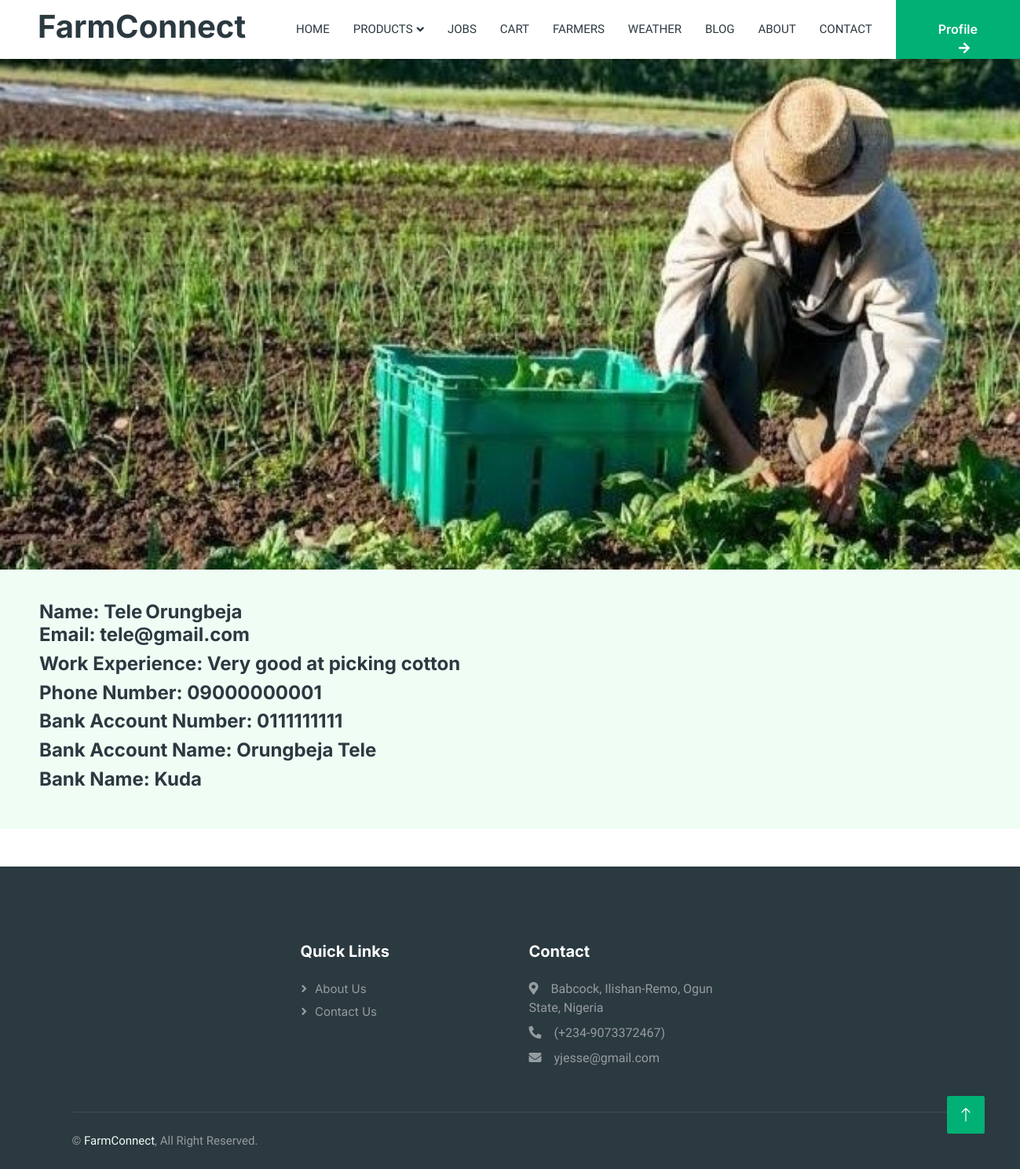
/ViewWorkerProfile.php?workerId=1 (signed in), run on the app's committed database.
### tables this page shows
CREATE TABLE `workers` (
  `workerId` int(11) NOT NULL,
  `firstName` varchar(50) NOT NULL,
  `lastName` varchar(50) NOT NULL,
  `workExperience` varchar(250) NOT NULL,
  `phoneNumber` varchar(15) NOT NULL,
  `registrationDate` date NOT NULL,
  `accountNumber` varchar(20) NOT NULL,
  `accountName` varchar(100) NOT NULL,
  `bankName` varchar(100) NOT NULL,
  `DOB` date NOT NULL,
  `email` varchar(100) NOT NULL,
  `password` varchar(255) NOT NULL,
  `role` varchar(50) NOT NULL
);

### ViewWorkerProfile.php (the view, shortened to what this page needs)
<?php
include 'connect.php';
$workerId = $_GET['workerId'];
?>
<!DOCTYPE html>
<html lang="en">
<head>
    <link href="https://cdnjs.cloudflare.com/ajax/libs/font-awesome/5.10.0/css/all.min.css" rel="stylesheet">
    <link href="https://cdn.jsdelivr.net/npm/bootstrap-icons@1.4.1/font/bootstrap-icons.css" rel="stylesheet">
    <link href="lib/animate/animate.min.css" rel="stylesheet">
    <link href="lib/owlcarousel/assets/owl.carousel.min.css" rel="stylesheet">
    <link href="css/bootstrap.min.css" rel="stylesheet">
    <link href="css/style.css" rel="stylesheet">
</head>
<body>
    <div class="container-xxl bg-white p-0">
        <nav class="navbar navbar-expand-lg bg-white navbar-light shadow sticky-top p-0">
                <a href="Homepage.php" class="navbar-brand d-flex align-items-center text-center py-0 px-4 px-lg-5">
                    <h1>FarmConnect</h1>
                </a>
                <div class="collapse navbar-collapse" id="navbarCollapse">
                    <div class="navbar-nav ms-auto p-4 p-lg-0">
                        <a href="Homepage.php" class="nav-item nav-link">Home</a>
                        <div class="nav-item dropdown">
                            <a href="#" class="nav-link dropdown-toggle" data-bs-toggle="dropdown">Products</a>
                        </div>
                        <a href="job-list.php" class="nav-item nav-link">Jobs</a>
                        <a href="Cart.php" class="nav-item nav-link">Cart</a>
                        <a href="Farmers.php" class="nav-item nav-link">Farmers</a>
                        <a href="Weather.php" class="nav-item nav-link">Weather</a>
                        <a href="Blog.php" class="nav-item nav-link">Blog</a>
                        <a href="About.php" class="nav-item nav-link">About</a>
                        <a href="Contact.php" class="nav-item nav-link">Contact</a>
                    </div>
                    <a href="Profile.php" class="btn btn-primary rounded-0 py-4 px-lg-5 d-lg-block">Profile<i class="fa fa-arrow-right ms-3"></i></a>
                </div>
            </nav>
            <?php
                $getWorkerDetails = "SELECT * FROM workers WHERE workerId = $workerId";
                $getWorkerDetailsResult = mysqli_query($conn, $getWorkerDetails);
                if($getWorkerDetailsResult){
                    while($row = mysqli_fetch_assoc($getWorkerDetailsResult)){
                        $firstName = htmlspecialchars($row['firstName']);
                        $lastName = htmlspecialchars($row['lastName']);
                        $email = htmlspecialchars($row['email']);
                        $phoneNumber = htmlspecialchars($row['phoneNumber']);
                        $workExperience = htmlspecialchars($row['workExperience']);
                        $accountNumber = htmlspecialchars($row['accountNumber']);
                        $accountName = htmlspecialchars($row['accountName']);
                        $bankName = htmlspecialchars($row['bankName']);
                        echo '<div>
                                <img src="img/farmer.jpeg" alt="" style="width: 100%; height: 650px"">
                                <div style="padding-left: 50px; padding-top: 40px; padding-bottom: 40px; background-color: #EFFDF5;">
                                    <h4 style="display: inline;">Name: '.$firstName.'</h4>
                                    <h4 style="display: inline;">'.$lastName.'</h4>
                                    <h4>Email: '.$email.'</h4>
                                    <h4>Work Experience: '.$workExperience.'</h4>
                                    <h4>Phone Number: '.$phoneNumber.'</h4>
                                    <h4>Bank Account Number: '.$accountNumber.'</h4>
                                    <h4>Bank Account Name: '.$accountName.'</h4>
                                    <h4>Bank Name: '.$bankName.'</h4>
                                </div>
                            </div>';
                    }
                }
            ?>
        <div class="container-fluid bg-dark text-white-50 footer pt-5 mt-5 wow fadeIn" data-wow-delay="0.1s">
            <div class="container py-5">
                <div class="row g-5" style="display: flex; align-items: start; justify-content: center;">
                    <div class="col-lg-3 col-md-6">
                        <h5 class="text-white mb-4">Quick Links</h5>
                        <a class="btn btn-link text-white-50" href="About.php">About Us</a>
                        <a class="btn btn-link text-white-50" href="Contact.php">Contact Us</a>
                    </div>
                    <div class="col-lg-3 col-md-6">
                        <h5 class="text-white mb-4">Contact</h5>
                        <p class="mb-2"><i class="fa fa-map-marker-alt me-3"></i>Babcock, Ilishan-Remo, Ogun State, Nigeria</p>
                        <p class="mb-2"><i class="fa fa-phone-alt me-3"></i>(+234-9073372467)</p>
                        <p class="mb-2"><i class="fa fa-envelope me-3"></i>yjesse@gmail.com</p>
                    </div>
                </div>
            </div>
            <div class="container">
                <div class="copyright">
                    <div class="row">
                        <div class="col-md-6 text-center text-md-start mb-3 mb-md-0">
                            &copy; <a href="#">FarmConnect</a>, All Right Reserved.
                        </div>
                    </div>
                </div>
            </div>
        </div>
        <a href="#" class="btn btn-lg btn-primary btn-lg-square back-to-top"><i class="bi bi-arrow-up"></i></a>
    </div>
</body>
</html>

### css/style.css (style rules this page uses)
:root { --primary: #00B074; --secondary: #2B9BFF; --light: #EFFDF5; --dark: #2B3940; }
.back-to-top { position: fixed; display: none; right: 45px; bottom: 45px; z-index: 99; }
.btn { font-family: 'Inter', sans-serif; font-weight: 600; transition: .5s; }
.btn.btn-primary, .btn.btn-secondary { color: #FFFFFF; }
.btn-lg-square { width: 48px; height: 48px; }
.btn-square, .btn-sm-square, .btn-lg-square { padding: 0; display: flex; align-items: center; justify-content: center; font-weight: normal; border-radius: 2px; }
.navbar .dropdown-toggle::after { border: none; content: "\f107"; font-family: "Font Awesome 5 Free"; font-weight: 900; vertical-align: middle; margin-left: 5px; transition: .5s; }
.navbar-dark .navbar-nav .nav-link, .navbar-light .navbar-nav .nav-link { margin-right: 30px; padding: 25px 0; color: #FFFFFF; font-size: 15px; text-transform: uppercase; outline: none; }
.navbar-light .navbar-brand, .navbar-light a.btn { height: 75px; }
.navbar-light .navbar-nav .nav-link { color: var(--dark); font-weight: 500; }
.navbar-light.sticky-top { top: -100px; transition: .5s; }
.footer .btn.btn-link { display: block; margin-bottom: 5px; padding: 0; text-align: left; font-size: 15px; font-weight: normal; text-transform: capitalize; transition: .3s; }
.footer .btn.btn-link::before { position: relative; content: "\f105"; font-family: "Font Awesome 5 Free"; font-weight: 900; margin-right: 10px; }
.footer .copyright { padding: 25px 0; font-size: 15px; border-top: 1px solid rgba(256, 256, 256, .1); }
.footer .copyright a { color: var(--light); }

### data on the page
workers: firstName "Tele", lastName "Orungbeja", email "tele@gmail.com", workExperience "Very good at picking cotton", phoneNumber "09000000001", accountNumber "0111111111", accountName "Orungbeja Tele", bankName "Kuda"
